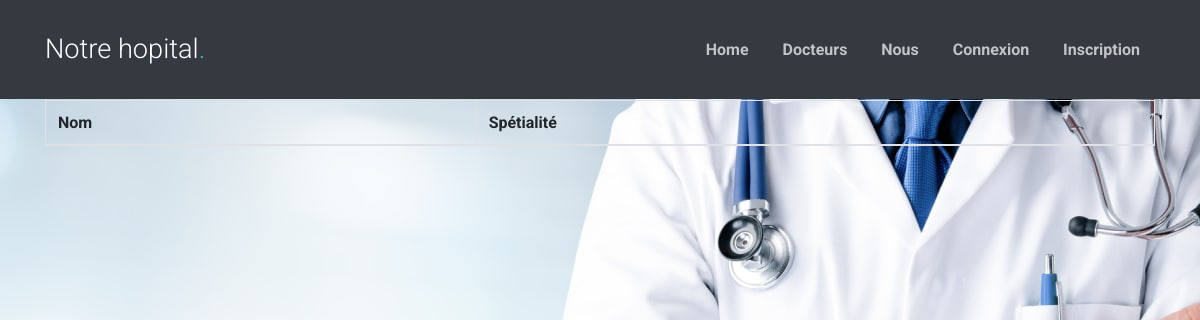
Before: /web/Medecin.php with the older database file.
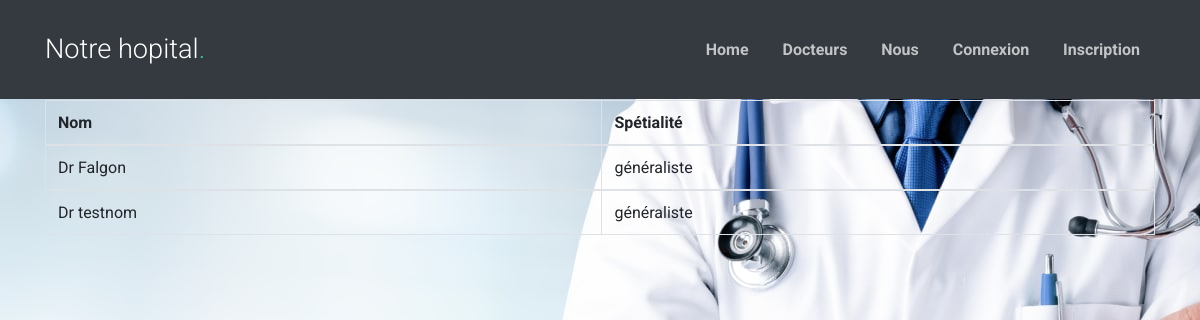
After: the same page with the newer database file.
### tables this page shows
CREATE TABLE IF NOT EXISTS `medecin` (
  `id` int UNSIGNED NOT NULL AUTO_INCREMENT,
  `id_user` int UNSIGNED NOT NULL,
  `id_specialite` int UNSIGNED NOT NULL,
  `telephone` varchar(255) NOT NULL,
  `lieu` varchar(255) NOT NULL,
  PRIMARY KEY (`id`),
  KEY `fk_spe_to_medecin` (`id_specialite`),
  KEY `fk_id_user_to_medecin` (`id_user`)
);

CREATE TABLE IF NOT EXISTS `utilisateur` (
  `id` int UNSIGNED NOT NULL AUTO_INCREMENT,
  `nom` varchar(255) NOT NULL,
  `prenom` varchar(255) NOT NULL,
  `mail` varchar(255) NOT NULL,
  `mdp` varchar(255) NOT NULL,
  `role_user` varchar(255) NOT NULL,
  PRIMARY KEY (`id`)
);

CREATE TABLE IF NOT EXISTS `specialites` (
  `id` int UNSIGNED NOT NULL AUTO_INCREMENT,
  `nom_spe` varchar(255) NOT NULL,
  PRIMARY KEY (`id`)
);

### back/manager/manager.php (called while the page is built, shortened)
<?php
class manager
{
 public function connexion_bdd()
 {
   try
   {
     $bdd = new PDO('mysql:host=localhost;dbname=hopital;charset=utf8', 'root', '');
   }
   catch (Exception $e)
   {
     die('Error :' .$e->getMessage());
   }
   return $bdd;
}
    public function afficher_medecin() {
        $req = $this->connexion_bdd()->prepare(
'SELECT medecin.id, utilisateur.nom,id_specialite as id_spe, specialites.nom_spe as specialite FROM medecin INNER JOIN specialites on specialites.id = medecin.id_specialite INNER JOIN utilisateur ON utilisateur.id = medecin.id_user');
        $req->execute();
        $res = $req->fetchAll();
        $i = 0;
        foreach ($res as $key1 => $value1) {
            $array = array();
            foreach ($value1 as $key => $value) {
                if (!is_int($key)) {
                    $array[$key] = $value;
                }
            }
            $medecins[$i] = $array;
            $i++;
        }
        return $medecins;
    }
}

### web/Medecin.php (the view, shortened to what this page needs)
<?php
include "../include/header.php";
require_once($_SERVER['DOCUMENT_ROOT'].'/Hopital/back/manager/manager.php');
$manager = new manager();
$a = $manager->afficher_medecin();
?>
<html>
    <body style="background-image: url('/Hopital/images/medecin.jpg');">
    <div class="container">
        <table class="table table-bordered container" style="margin-top: 100px;">
            <thead>
                <tr>
                    <th>Nom</th>
                    <th>Spétialité</th>
                </tr>
            </thead>
            <?php
            foreach ($a as $key=>$value) {
                ?>
            <tbody>
            <tr>
                <td><?php echo 'Dr '.$value['nom'] ?></td>
                <td><?php echo $value['specialite'] ?></td>
            </tr>
            </tbody>
            <?php } ?>
        </table>
    </div>
    </body>
</html>

Changed rows visible on the page:
added medecin: id_user.nom "Falgon", id_specialite.nom_spe "généraliste"
added medecin: id_user.nom "testnom", id_specialite.nom_spe "généraliste"
